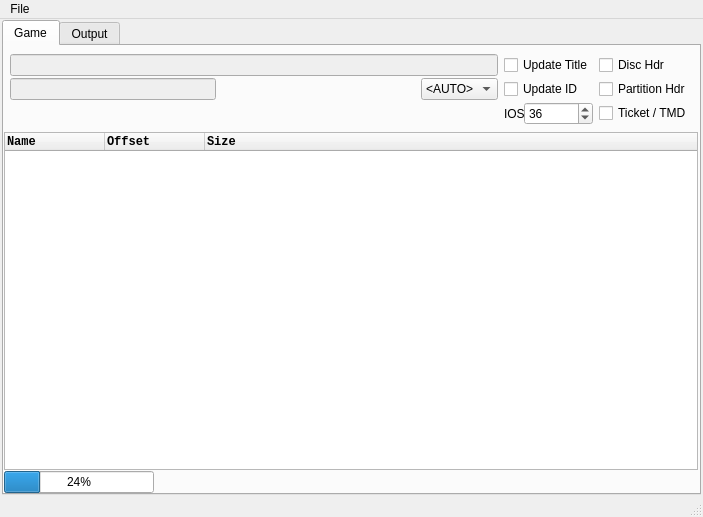
<?xml version="1.0" encoding="UTF-8"?>
<ui version="4.0">
 <class>GameWindow</class>
 <widget class="QMainWindow" name="GameWindow">
  <property name="geometry">
   <rect>
    <x>0</x>
    <y>0</y>
    <width>703</width>
    <height>517</height>
   </rect>
  </property>
  <property name="windowTitle">
   <string>Game Browser</string>
  </property>
  <widget class="QWidget" name="centralwidget">
   <layout class="QGridLayout" name="gridLayout">
    <property name="leftMargin">
     <number>2</number>
    </property>
    <property name="topMargin">
     <number>1</number>
    </property>
    <property name="rightMargin">
     <number>2</number>
    </property>
    <property name="bottomMargin">
     <number>0</number>
    </property>
    <property name="verticalSpacing">
     <number>0</number>
    </property>
    <item row="0" column="0">
     <widget class="QTabWidget" name="tabWidget">
      <property name="currentIndex">
       <number>0</number>
      </property>
      <widget class="QWidget" name="tab">
       <attribute name="title">
        <string>Game</string>
       </attribute>
       <layout class="QGridLayout" name="gridLayout_4">
        <property name="leftMargin">
         <number>0</number>
        </property>
        <property name="topMargin">
         <number>2</number>
        </property>
        <property name="rightMargin">
         <number>1</number>
        </property>
        <property name="bottomMargin">
         <number>0</number>
        </property>
        <property name="verticalSpacing">
         <number>1</number>
        </property>
        <item row="0" column="0">
         <layout class="QGridLayout" name="gridLayout_2">
          <property name="horizontalSpacing">
           <number>6</number>
          </property>
          <property name="verticalSpacing">
           <number>2</number>
          </property>
          <property name="margin">
           <number>6</number>
          </property>
          <item row="0" column="0">
           <widget class="QLineEdit" name="lineEdit_name">
            <property name="enabled">
             <bool>false</bool>
            </property>
            <property name="minimumSize">
             <size>
              <width>346</width>
              <height>0</height>
             </size>
            </property>
            <property name="toolTip">
             <string>Game name, read from the disc header</string>
            </property>
           </widget>
          </item>
          <item row="0" column="1">
           <widget class="QCheckBox" name="checkBox_title">
            <property name="toolTip">
             <string>Enable editing the title of the game</string>
            </property>
            <property name="text">
             <string>Update Title</string>
            </property>
           </widget>
          </item>
          <item row="0" column="2">
           <widget class="QCheckBox" name="checkBox_discHdr">
            <property name="toolTip">
             <string>Apply changes to the disc header</string>
            </property>
            <property name="text">
             <string>Disc Hdr</string>
            </property>
           </widget>
          </item>
          <item row="1" column="1">
           <widget class="QCheckBox" name="checkBox_id">
            <property name="toolTip">
             <string>Enable editing the ID of the game</string>
            </property>
            <property name="text">
             <string>Update ID</string>
            </property>
           </widget>
          </item>
          <item row="1" column="2">
           <widget class="QCheckBox" name="checkBox_partHdr">
            <property name="toolTip">
             <string>Apply changes to the partition header</string>
            </property>
            <property name="text">
             <string>Partition Hdr</string>
            </property>
           </widget>
          </item>
          <item row="2" column="1">
           <layout class="QFormLayout" name="formLayout_ios">
            <property name="formAlignment">
             <set>Qt::AlignLeading|Qt::AlignLeft|Qt::AlignVCenter</set>
            </property>
            <item row="0" column="0">
             <widget class="QLabel" name="label_ios">
              <property name="toolTip">
               <string>IOS specified in the game's TMD</string>
              </property>
              <property name="text">
               <string>IOS</string>
              </property>
             </widget>
            </item>
            <item row="0" column="1">
             <widget class="QSpinBox" name="spinBox_ios">
              <property name="toolTip">
               <string>IOS specified in the game's TMD</string>
              </property>
              <property name="minimum">
               <number>3</number>
              </property>
              <property name="maximum">
               <number>255</number>
              </property>
              <property name="value">
               <number>36</number>
              </property>
             </widget>
            </item>
           </layout>
          </item>
          <item row="2" column="2">
           <widget class="QCheckBox" name="checkBox_tikTmd">
            <property name="toolTip">
             <string>Apply changes to the ticket &amp; TMD</string>
            </property>
            <property name="text">
             <string>Ticket / TMD</string>
            </property>
           </widget>
          </item>
          <item row="2" column="0">
           <layout class="QHBoxLayout" name="horizontalLayout_5">
            <property name="spacing">
             <number>6</number>
            </property>
            <item>
             <widget class="QLabel" name="label_trucha_icon">
              <property name="minimumSize">
               <size>
                <width>0</width>
                <height>0</height>
               </size>
              </property>
              <property name="maximumSize">
               <size>
                <width>16777215</width>
                <height>31</height>
               </size>
              </property>
              <property name="text">
               <string/>
              </property>
              <property name="scaledContents">
               <bool>false</bool>
              </property>
             </widget>
            </item>
            <item>
             <widget class="QLabel" name="label_sigtype">
              <property name="text">
               <string/>
              </property>
             </widget>
            </item>
            <item>
             <spacer name="horizontalSpacer_3">
              <property name="orientation">
               <enum>Qt::Horizontal</enum>
              </property>
              <property name="sizeHint" stdset="0">
               <size>
                <width>40</width>
                <height>0</height>
               </size>
              </property>
             </spacer>
            </item>
           </layout>
          </item>
          <item row="1" column="0">
           <layout class="QHBoxLayout" name="horizontalLayout_3">
            <item>
             <widget class="QLineEdit" name="lineEdit_id">
              <property name="enabled">
               <bool>false</bool>
              </property>
              <property name="toolTip">
               <string>Game ID, from the disc header</string>
              </property>
              <property name="maxLength">
               <number>6</number>
              </property>
              <property name="frame">
               <bool>true</bool>
              </property>
             </widget>
            </item>
            <item>
             <spacer name="horizontalSpacer_2">
              <property name="orientation">
               <enum>Qt::Horizontal</enum>
              </property>
              <property name="sizeHint" stdset="0">
               <size>
                <width>40</width>
                <height>20</height>
               </size>
              </property>
             </spacer>
            </item>
            <item>
             <widget class="QComboBox" name="comboBox_region">
              <property name="toolTip">
               <string>game region</string>
              </property>
              <item>
               <property name="text">
                <string>&lt;AUTO&gt;</string>
               </property>
              </item>
              <item>
               <property name="text">
                <string>JAP</string>
               </property>
              </item>
              <item>
               <property name="text">
                <string>USA</string>
               </property>
              </item>
              <item>
               <property name="text">
                <string>PAL</string>
               </property>
              </item>
              <item>
               <property name="text">
                <string>KOR</string>
               </property>
              </item>
             </widget>
            </item>
           </layout>
          </item>
         </layout>
        </item>
        <item row="1" column="0">
         <widget class="QTreeWidget" name="treeWidget">
          <property name="alternatingRowColors">
           <bool>true</bool>
          </property>
          <property name="selectionMode">
           <enum>QAbstractItemView::ExtendedSelection</enum>
          </property>
          <column>
           <property name="text">
            <string>Name</string>
           </property>
           <property name="font">
            <font>
             <family>Courier New</family>
             <pointsize>9</pointsize>
             <weight>75</weight>
             <bold>true</bold>
            </font>
           </property>
          </column>
          <column>
           <property name="text">
            <string>Offset</string>
           </property>
           <property name="font">
            <font>
             <family>Courier New</family>
             <pointsize>9</pointsize>
             <weight>75</weight>
             <bold>true</bold>
            </font>
           </property>
          </column>
          <column>
           <property name="text">
            <string>Size</string>
           </property>
           <property name="font">
            <font>
             <family>Courier New</family>
             <pointsize>9</pointsize>
             <weight>75</weight>
             <bold>true</bold>
            </font>
           </property>
          </column>
         </widget>
        </item>
        <item row="2" column="0">
         <widget class="QProgressBar" name="progressBar">
          <property name="maximumSize">
           <size>
            <width>150</width>
            <height>16777215</height>
           </size>
          </property>
          <property name="value">
           <number>24</number>
          </property>
         </widget>
        </item>
       </layout>
      </widget>
      <widget class="QWidget" name="tab_2">
       <attribute name="title">
        <string>Output</string>
       </attribute>
       <layout class="QGridLayout" name="gridLayout_3">
        <property name="leftMargin">
         <number>0</number>
        </property>
        <property name="topMargin">
         <number>2</number>
        </property>
        <property name="rightMargin">
         <number>0</number>
        </property>
        <property name="bottomMargin">
         <number>0</number>
        </property>
        <item row="0" column="0">
         <widget class="QTextEdit" name="textEdit"/>
        </item>
       </layout>
      </widget>
     </widget>
    </item>
   </layout>
  </widget>
  <widget class="QMenuBar" name="menubar">
   <property name="geometry">
    <rect>
     <x>0</x>
     <y>0</y>
     <width>703</width>
     <height>27</height>
    </rect>
   </property>
   <widget class="QMenu" name="menuFile">
    <property name="title">
     <string>File</string>
    </property>
    <addaction name="actionSave"/>
    <addaction name="actionSave_As"/>
   </widget>
   <addaction name="menuFile"/>
  </widget>
  <widget class="QStatusBar" name="statusbar"/>
  <action name="actionSave_As">
   <property name="text">
    <string>Save As...</string>
   </property>
   <property name="shortcut">
    <string>Ctrl+A</string>
   </property>
  </action>
  <action name="actionSave">
   <property name="text">
    <string>Save</string>
   </property>
   <property name="shortcut">
    <string>Ctrl+S</string>
   </property>
  </action>
 </widget>
 <resources/>
 <connections>
  <connection>
   <sender>checkBox_title</sender>
   <signal>clicked(bool)</signal>
   <receiver>lineEdit_name</receiver>
   <slot>setEnabled(bool)</slot>
   <hints>
    <hint type="sourcelabel">
     <x>430</x>
     <y>88</y>
    </hint>
    <hint type="destinationlabel">
     <x>193</x>
     <y>89</y>
    </hint>
   </hints>
  </connection>
  <connection>
   <sender>checkBox_id</sender>
   <signal>toggled(bool)</signal>
   <receiver>lineEdit_id</receiver>
   <slot>setEnabled(bool)</slot>
   <hints>
    <hint type="sourcelabel">
     <x>430</x>
     <y>116</y>
    </hint>
    <hint type="destinationlabel">
     <x>93</x>
     <y>122</y>
    </hint>
   </hints>
  </connection>
 </connections>
</ui>
